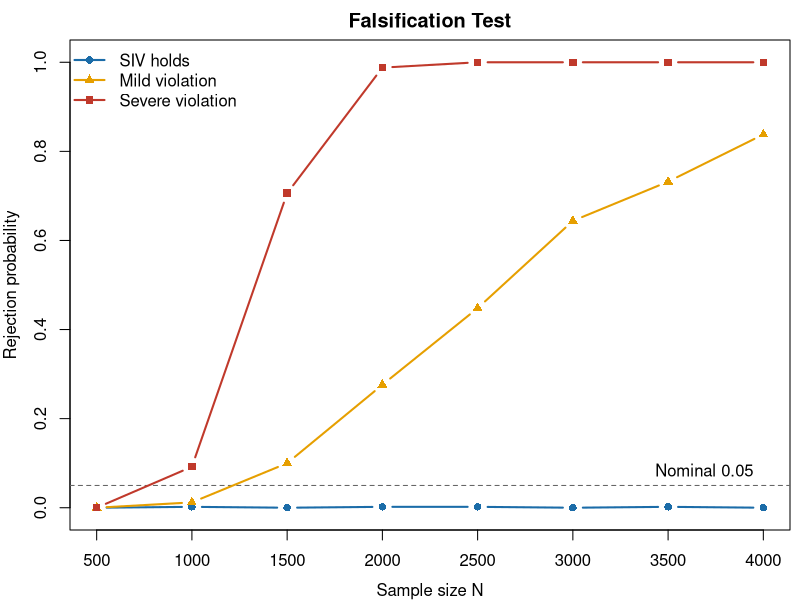

The R source for this figure:
DGP_VALUES <- c("SIV", "mild", "severe")
DGP_LABELS <- c(SIV = "SIV holds", mild = "Mild violation",
                severe = "Severe violation")

raw <- read.csv("Merge_Fal_F.csv")

## Accept files produced before the simulation column was renamed from
## `scenario` to `dgp`.
if (!"dgp" %in% names(raw) && "scenario" %in% names(raw)) {
  raw$dgp <- raw$scenario
}
if (!"dgp" %in% names(raw)) {
  stop("Input must contain a `dgp` column.", call. = FALSE)
}
raw$dgp <- ifelse(tolower(raw$dgp) == "siv", "SIV", tolower(raw$dgp))

N_VALUES <- sort(unique(raw$n))
DGP_VALUES <- DGP_VALUES[DGP_VALUES %in% raw$dgp]

## Older per-batch files predate the estimated-nuisance columns, so a missing
## column summarises as NA rather than aborting the merge.
col <- function(g, name) if (is.null(g[[name]])) rep(NA_real_, nrow(g)) else g[[name]]
finite_mean <- function(x) {
  x <- x[is.finite(x)]
  if (length(x)) mean(x) else NA_real_
}
finite_min <- function(x) {
  x <- x[is.finite(x)]
  if (length(x)) min(x) else NA_real_
}

summarize_group <- function(g) {
  ok <- !is.na(g$reject)
  k <- sum(g$reject[ok]); m <- sum(ok)
  p <- if (m) k / m else NA_real_
  mcse <- if (m) sqrt(p * (1 - p) / m) else NA_real_
  p_value <- col(g, "p_value")
  statistic <- col(g, "statistic")
  critical_value <- col(g, "critical_value")
  marginal_first_stage <- col(g, "marginal_first_stage")
  reversal_probability <- col(g, "reversal_probability")
  converged <- col(g, "converged")
  ## A Wilson interval remains informative when there are zero rejections.
  z <- stats::qnorm(0.975)
  center <- if (m) (p + z^2 / (2 * m)) / (1 + z^2 / m) else NA_real_
  half <- if (m) z * sqrt(p * (1 - p) / m + z^2 / (4 * m^2)) /
    (1 + z^2 / m) else NA_real_
  data.frame(
    dgp = g$dgp[1L],
    dgp_label = unname(DGP_LABELS[g$dgp[1L]]),
    n = g$n[1L], reps = nrow(g), n_ok = m, n_failed = sum(!ok),
    rejections = k, rejection_probability = p, mcse = mcse,
    wilson_lower = max(0, center - half), wilson_upper = min(1, center + half),
    mean_p_value = finite_mean(p_value[ok]),
    mean_statistic = finite_mean(statistic[ok]),
    mean_critical_value = finite_mean(critical_value[ok]),
    mean_marginal_first_stage = finite_mean(marginal_first_stage[ok]),
    mean_reversal_probability = finite_mean(reversal_probability[ok]),
    ## With Super Learner nuisances the fit can fail to converge or hit the
    ## Assumption (A3)/(A5) diagnostics, so a rejection probability is only
    ## interpretable alongside these.
    n_converged = if (all(is.na(converged[ok]))) NA_integer_ else
      sum(converged[ok] == 1, na.rm = TRUE),
    mean_att = finite_mean(col(g, "att")[ok]),
    mean_g_floor_frac = finite_mean(col(g, "g_floor_frac")[ok]),
    min_relevance = finite_min(col(g, "min_relevance")[ok]),
    mean_seconds = finite_mean(col(g, "seconds")), stringsAsFactors = FALSE)
}

groups <- split(raw, interaction(raw$dgp, raw$n, drop = TRUE))
summary <- do.call(rbind, lapply(groups, summarize_group))
rownames(summary) <- NULL
summary$dgp <- factor(summary$dgp, levels = DGP_VALUES)
summary <- summary[order(summary$dgp, summary$n), ]
summary$dgp <- as.character(summary$dgp)

colors <- c(SIV = "#1B6CA8", mild = "#E69F00", severe = "#C0392B")
shapes <- c(SIV = 16, mild = 17, severe = 15)

png("Falsification.png",height=5,width=10,unit="in",res=500)
par(mar=c(3.5,3.5,2,0.5))
draw_power_curve <- function() {
  graphics::plot(range(N_VALUES), c(-0.05, 1.05), type = "n",
                 xlab = "", ylab = "",
                 yaxs = "i",
                 main = "")
  
  title(main="Falsification Test")
  title(xlab="Sample size N", ylab="Rejection probability",line=2.5)
  graphics::abline(h = 0.05, lty = 2, col = "gray40")
  for (dgp in DGP_VALUES) {
    z <- summary[summary$dgp == dgp, ]
    # graphics::segments(z$n, z$wilson_lower, z$n, z$wilson_upper,
    #                    col = colors[dgp])
    graphics::lines(z$n, z$rejection_probability, type = "b", lwd = 2,
                    pch = shapes[dgp], col = colors[dgp])
  }
  graphics::legend("topleft", legend = unname(DGP_LABELS[DGP_VALUES]),
                   col = colors[DGP_VALUES], pch = shapes[DGP_VALUES],
                   lty = 1, lwd = 2, bty = "n")
  text(4000,0.08,"Nominal 0.05",pos=2)
}
draw_power_curve()
dev.off()
